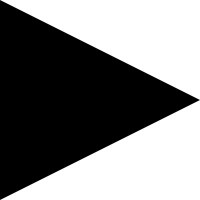
#> input picture icon_images/play.png, 200 x 200 px
$ python -i player_tk.py   (imports and definitions only)
#> lines starting #> are read from the running program, lines starting #| are printed output that depends on the picture
import tkinter as tk
import vlc
import os
import sys
import platform
if sys.version_info[0] < 3:
    import Tkinter as Tk
    from Tkinter import *
    from Tkinter.filedialog import askopenfilename
else:
    import tkinter as Tk
    from tkinter import *
    from tkinter.filedialog import askopenfilename
from PIL import Image
from PIL import ImageTk
from os.path import basename, expanduser, isfile, join as joined
from pathlib import Path
import time

def main():

	try:
		# [13 lines left out: function open_file, not called in this run]
		def quit_player():
			exit()

		def stop_file():
			if vlc.libvlc_media_player_is_playing(open_file.media):
				open_file.media.stop()
		def play(media):
			if vlc.libvlc_media_player_is_playing(media)==False:
				media.play()

		def pause(media):
			if vlc.libvlc_media_player_is_playing(media):
				media.pause()

		# [12 lines left out: functions forward, backward, not called in this run]
		def set_volume(_=None):
			# volume = int(val)/100
			open_file.media.audio_set_volume(volume_scale.get())

		def stop_file():
			vlc.libvlc_media_player_stop(open_file.media)

		# [5 lines left out: function gesture_controller, not called in this run]

	except:
		pass

	root = tk.Tk()
	root.title("VIDEO PLAYER")
	width = root.winfo_screenwidth()
	height = root.winfo_screenheight()
	frame = tk.Frame(root, width=800, height=600,bg='white')
	frame.pack()
	menubar = Menu(root)
	file = Menu(menubar, tearoff=0)
	file.add_command(label="Open",command=lambda:open_file())
	file.add_command(label="Stop",command=lambda:stop_file())
	file.add_command(label="Exit",command=quit_player)
	menubar.add_cascade(label="File", menu=file)
	root.config(menu=menubar)
	photo = PhotoImage(file='icon_images/icon.png')
	root.iconphoto(False,photo)

	#play icon
	play_image = Image.open('icon_images/play.png')
#> play_image is the input picture: PIL image 200x200 RGBA; mean R, G, B, A 0, 0, 0, 127.5
	play_image = play_image.resize((50,50))
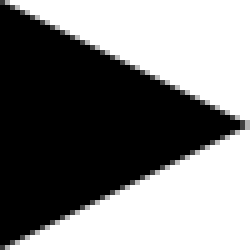
#> play_image: PIL image 50x50 RGBA (shown 5 times larger); mean R, G, B, A 0, 0, 0, 127.5; transparent parts drawn white
	play_icon = ImageTk.PhotoImage(play_image)
	button = tk.Button(root,image=play_icon,fg='black',command=lambda:play(open_file.media))
	button.place(relx=0.35,rely=0.9)

	#backward icon
	backward_img = Image.open('icon_images/backward.png')
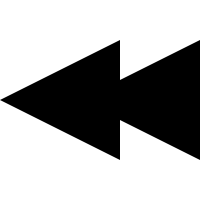
#> input picture icon_images/backward.png, 200 x 200 px
#> backward_img is the input picture: PIL image 200x200 RGBA; mean R, G, B, A 0, 0, 0, 86.7
	backward_img = backward_img.resize((50,50))
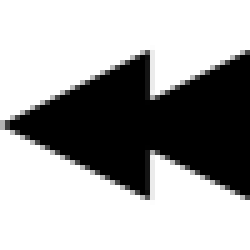
#> backward_img: PIL image 50x50 RGBA (shown 5 times larger); mean R, G, B, A 0, 0, 0, 86.7; transparent parts drawn white
	backward_icon = ImageTk.PhotoImage(backward_img)
	button3 = tk.Button(root,image=backward_icon,fg='white',command=lambda:backward(open_file.media))
	button3.place(relx=0.42,rely=0.9)

	#forward icon
	forward_img = Image.open('icon_images/forward.png')
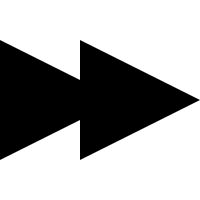
#> input picture icon_images/forward.png, 200 x 200 px
#> forward_img is the input picture: PIL image 200x200 RGBA; mean R, G, B, A 0, 0, 0, 86.7
	forward_img = forward_img.resize((50,50))
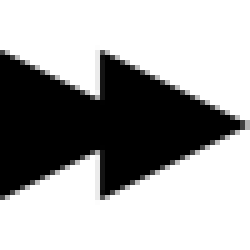
#> forward_img: PIL image 50x50 RGBA (shown 5 times larger); mean R, G, B, A 0, 0, 0, 86.7; transparent parts drawn white
	forward_icon = ImageTk.PhotoImage(forward_img)
	button2 = tk.Button(root,image=forward_icon,fg='black',command=lambda:forward(open_file.media))
	button2.place(relx=0.49,rely=0.9)

	#pause icon
#> (the run stopped early here; a loop or call above may not have finished)
